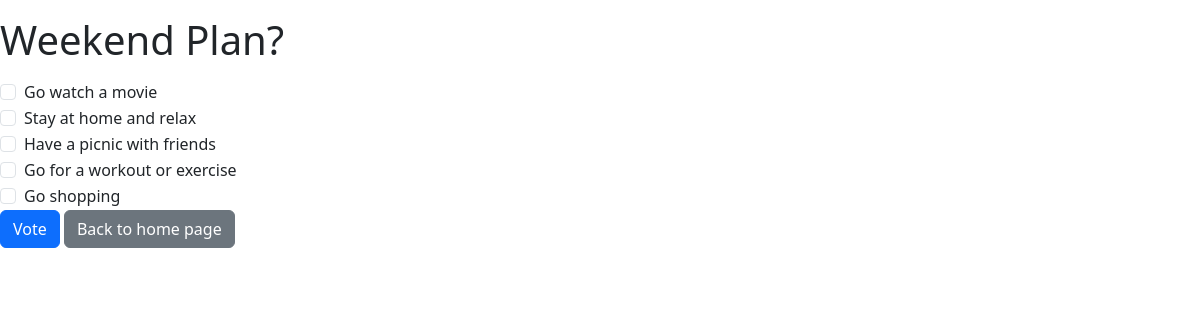
The app's page /polls/2/ with its own data.
### polls/models.py (models this page shows, shortened)
class Question(models.Model):
    question_text = models.CharField(max_length=200)
    pub_date = models.DateTimeField('date published')
    voter = models.CharField(max_length=50, null=True, blank=True)
    is_multiple_choice = models.BooleanField(default=False)

class Choice(models.Model):
    question = models.ForeignKey(Question, on_delete=models.CASCADE)
    choice_text = models.CharField(max_length=200)
    votes = models.IntegerField(default=0)
    voters = models.ManyToManyField(User, blank=True)

### polls/views.py (the view)
# urls.py: path('<int:pk>/', views.DetailView.as_view(), name='detail'),
class DetailView(generic.DetailView):
    model = Question
    template_name = 'polls/detail.html'
    def get_queryset(self):
        return Question.objects.filter(pub_date__lte=timezone.now())

### polls/templates/polls/detail.html (shortened to what this page needs)
<!DOCTYPE html>
<html lang="en">
<head>
    {% load bootstrap5 %}
    {% bootstrap_css %}
</head>
<body>
    <form id="vote-form" action="{% url 'polls:vote' question.id %}" method="post">
        <fieldset>
            <legend><h1>{{ question.question_text }}</h1></legend>
            {% for choice in question.choice_set.all %}
                <div class="form-check">
                    <input class="form-check-input" type="checkbox" name="choice" value="{{ choice.id }}">
                    <label class="form-check-label">{{ choice.choice_text }}</label>
                </div>
            {% endfor %}
        </fieldset>
        <button class="btn btn-primary" type="button" name="vote_click" onclick="confirmVote(event)">Vote</button>
        <button class="btn btn-secondary" type="submit" name="home">Back to home page</button>
</form>
</body>
</html>

### records on screen
Question: question_text "Weekend Plan?"
Choice: choice_text "Go watch a movie"
Choice: choice_text "Stay at home and relax"
Choice: choice_text "Have a picnic with friends"
Choice: choice_text "Go for a workout or exercise"
Choice: choice_text "Go shopping"
